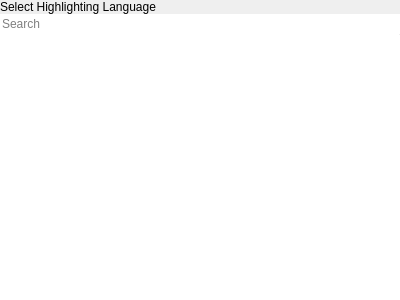
<?xml version="1.0" encoding="UTF-8"?>
<ui version="4.0">
 <class>CompleteTextEditor</class>
 <widget class="QWidget" name="CompleteTextEditor">
  <property name="geometry">
   <rect>
    <x>0</x>
    <y>0</y>
    <width>400</width>
    <height>300</height>
   </rect>
  </property>
  <property name="windowTitle">
   <string>Form</string>
  </property>
  <layout class="QVBoxLayout" name="verticalLayout">
   <property name="spacing">
    <number>0</number>
   </property>
   <property name="leftMargin">
    <number>0</number>
   </property>
   <property name="topMargin">
    <number>0</number>
   </property>
   <property name="rightMargin">
    <number>0</number>
   </property>
   <property name="bottomMargin">
    <number>0</number>
   </property>
   <item>
    <widget class="tStackedWidget" name="stackedWidget">
     <property name="currentIndex">
      <number>1</number>
     </property>
     <widget class="QWidget" name="editorPage">
      <layout class="QVBoxLayout" name="verticalLayout_2">
       <property name="spacing">
        <number>0</number>
       </property>
       <property name="leftMargin">
        <number>0</number>
       </property>
       <property name="topMargin">
        <number>0</number>
       </property>
       <property name="rightMargin">
        <number>0</number>
       </property>
       <property name="bottomMargin">
        <number>0</number>
       </property>
       <item>
        <widget class="TextEditor" name="editor" native="true">
         <property name="sizePolicy">
          <sizepolicy hsizetype="Preferred" vsizetype="Expanding">
           <horstretch>0</horstretch>
           <verstretch>0</verstretch>
          </sizepolicy>
         </property>
        </widget>
       </item>
       <item>
        <widget class="QWidget" name="widget" native="true">
         <layout class="QHBoxLayout" name="horizontalLayout">
          <property name="leftMargin">
           <number>9</number>
          </property>
          <property name="topMargin">
           <number>0</number>
          </property>
          <property name="rightMargin">
           <number>9</number>
          </property>
          <property name="bottomMargin">
           <number>0</number>
          </property>
          <item>
           <spacer name="horizontalSpacer">
            <property name="orientation">
             <enum>Qt::Horizontal</enum>
            </property>
            <property name="sizeHint" stdset="0">
             <size>
              <width>40</width>
              <height>20</height>
             </size>
            </property>
           </spacer>
          </item>
          <item>
           <widget class="StatusBarButton" name="highlightingDefinitionSelector">
            <property name="text">
             <string notr="true">Plain Text</string>
            </property>
           </widget>
          </item>
          <item>
           <widget class="StatusBarButton" name="lineEndingsSelector">
            <property name="text">
             <string notr="true">LF</string>
            </property>
           </widget>
          </item>
         </layout>
        </widget>
       </item>
      </layout>
     </widget>
     <widget class="QWidget" name="highlightDefinitionSelectPage">
      <layout class="QVBoxLayout" name="verticalLayout_3">
       <property name="spacing">
        <number>0</number>
       </property>
       <property name="leftMargin">
        <number>0</number>
       </property>
       <property name="topMargin">
        <number>0</number>
       </property>
       <property name="rightMargin">
        <number>0</number>
       </property>
       <property name="bottomMargin">
        <number>0</number>
       </property>
       <item>
        <widget class="tTitleLabel" name="titleLabel">
         <property name="text">
          <string>Select Highlighting Language</string>
         </property>
        </widget>
       </item>
       <item>
        <widget class="QLineEdit" name="lineEdit">
         <property name="text">
          <string/>
         </property>
         <property name="frame">
          <bool>false</bool>
         </property>
         <property name="placeholderText">
          <string>Search</string>
         </property>
        </widget>
       </item>
       <item>
        <widget class="Line" name="singlePixelHorizontalLine">
         <property name="maximumSize">
          <size>
           <width>16777215</width>
           <height>1</height>
          </size>
         </property>
         <property name="orientation">
          <enum>Qt::Horizontal</enum>
         </property>
        </widget>
       </item>
       <item>
        <widget class="QListWidget" name="highlightingDefinitionList">
         <property name="frameShape">
          <enum>QFrame::NoFrame</enum>
         </property>
        </widget>
       </item>
      </layout>
     </widget>
    </widget>
   </item>
  </layout>
 </widget>
 <customwidgets>
  <customwidget>
   <class>tStackedWidget</class>
   <extends>QStackedWidget</extends>
   <header location="global">tstackedwidget.h</header>
   <container>1</container>
   <slots>
    <signal>switchingFrame(int)</signal>
   </slots>
  </customwidget>
  <customwidget>
   <class>TextEditor</class>
   <extends>QWidget</extends>
   <header>texteditor.h</header>
   <container>1</container>
  </customwidget>
  <customwidget>
   <class>StatusBarButton</class>
   <extends>QPushButton</extends>
   <header>statusbar/statusbarbutton.h</header>
  </customwidget>
  <customwidget>
   <class>tTitleLabel</class>
   <extends>QLabel</extends>
   <header location="global">ttitlelabel.h</header>
   <slots>
    <signal>backButtonClicked()</signal>
   </slots>
  </customwidget>
 </customwidgets>
 <resources/>
 <connections/>
</ui>
